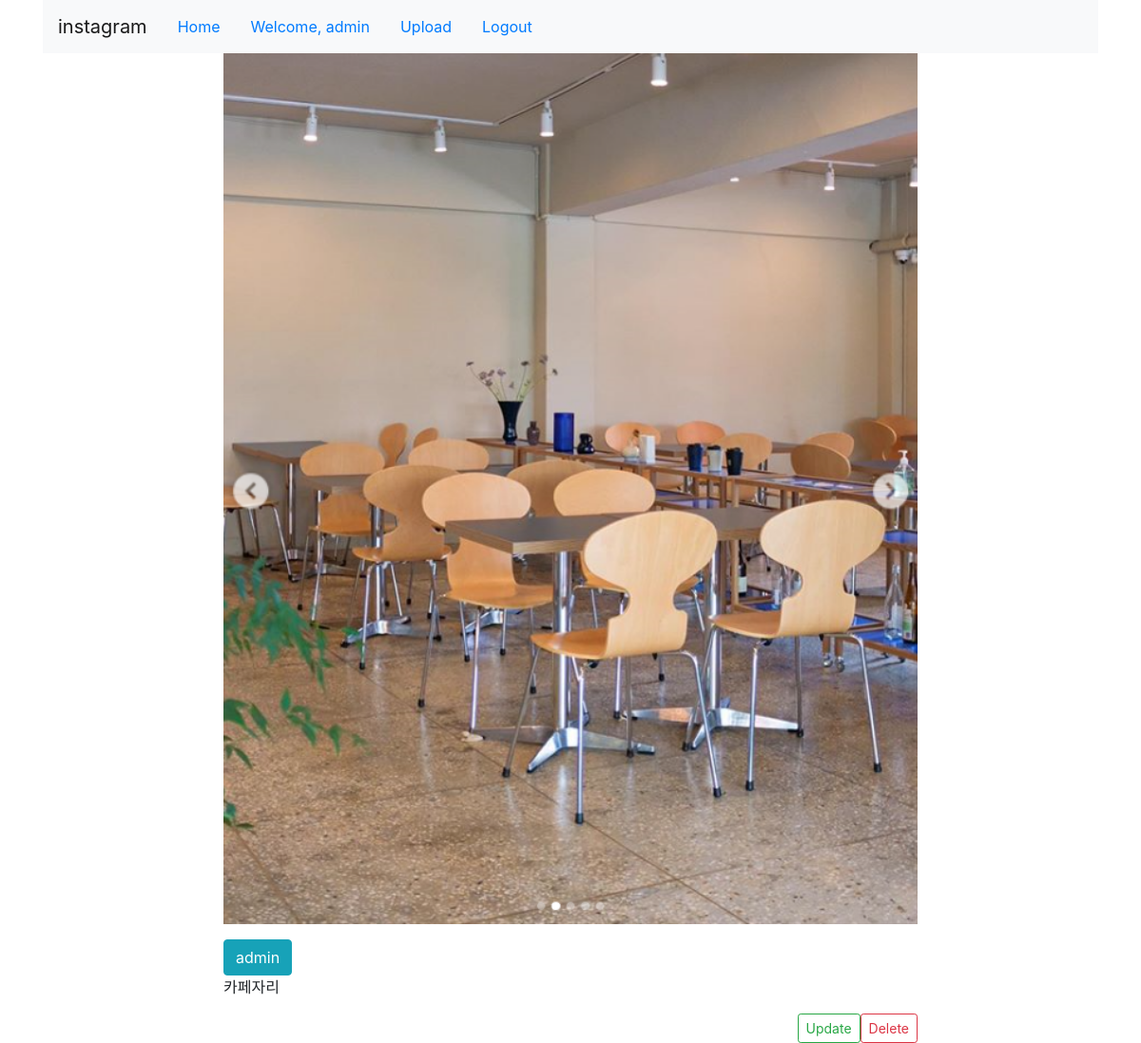
The app's page /detail/5/ (signed in) with its own data.
### photo/models.py (models this page shows, shortened)
class Photo(models.Model):
    author = models.ForeignKey(User, on_delete=models.CASCADE, related_name='user_photos')
    photo = models.ImageField(upload_to='photos/%Y')
    text = models.TextField()
    created = models.DateTimeField(auto_now_add=True)
    updated = models.DateTimeField(auto_now=True)
    class Meta:
        ordering = ['-updated', '-created']

### photo/views.py (the view)
# urls.py: path('detail/<int:pk>/', PhotoDetailView.as_view(), name='게시글정보')
class PhotoDetailView(DetailView):
    model = Photo
    template_name = 'photo/detail.html'

### photo/templates/photo/detail.html (shortened to what this page needs)
{% extends 'base.html' %}
{% block content %}
    <div class="row">
        <div class="col-md-2"></div>
        <div class="col-md-8 panel panel-default">
            <p><img src="{{object.photo.url}}" style="width:100%;"></p>
            <button type="button" class="btn btn-xs btn-info">
                {{object.author.username}}
            </button>
            <p>{{object.text|linebreaksbr}}</p>
            <a href="{% url 'photo:게시글삭제' pk=object.id %}" class="btn btn-outline-danger btn-sm float-right">Delete</a>
            <a href="{% url 'photo:게시글수정' pk=object.id %}" class="btn btn-outline-success btn-sm float-right">Update</a>
        </div>
        <div class="col-md-2"></div>
    </div>
{% endblock %}

### templates/base.html (shortened to what this page needs)
<!DOCTYPE html>
<html lang="en">
<head>
    <link rel="stylesheet" href="https://cdn.jsdelivr.net/npm/bootstrap@4.5.3/dist/css/bootstrap.min.css">
</head>
<body>
<div class="container">
    <header class="header clearfix">
        <nav class="navbar navbar-expand-lg navbar-light bg-light">
            <a class="navbar-brand" href="/">instagram</a>
            <ul class="nav">
                <li class="nav-item"><a href="/" class="active nav-link ">Home</a></li>
                {% if user.is_authenticated %}
                <li class="nav-item"><a href="/" class="nav-link">Welcome, {{user.get_username}}</a></li>
                <li class="nav-item"><a href="{% url 'photo:게시글올리기' %}" class="nav-link">Upload</a></li>
                <li class="nav-item"><a href="{% url 'logout' %}" class="nav-link">Logout</a></li>
                {% else %}
                <li class="nav-item"><a href="{% url 'login' %}" class="nav-link">Login</a></li>
                <li class="nav-item"><a href="{% url 'register' %}" class="nav-link">Signup</a></li>
                {% endif %}
            </ul>
        </nav>
    </header>
    {% block content %}
    {% endblock %}
</div>
</body>
</html>

### records on screen
Photo: photo (picture), author.username "admin", text "카페자리"

### other values on screen
{{ user.get_username }} "admin"
